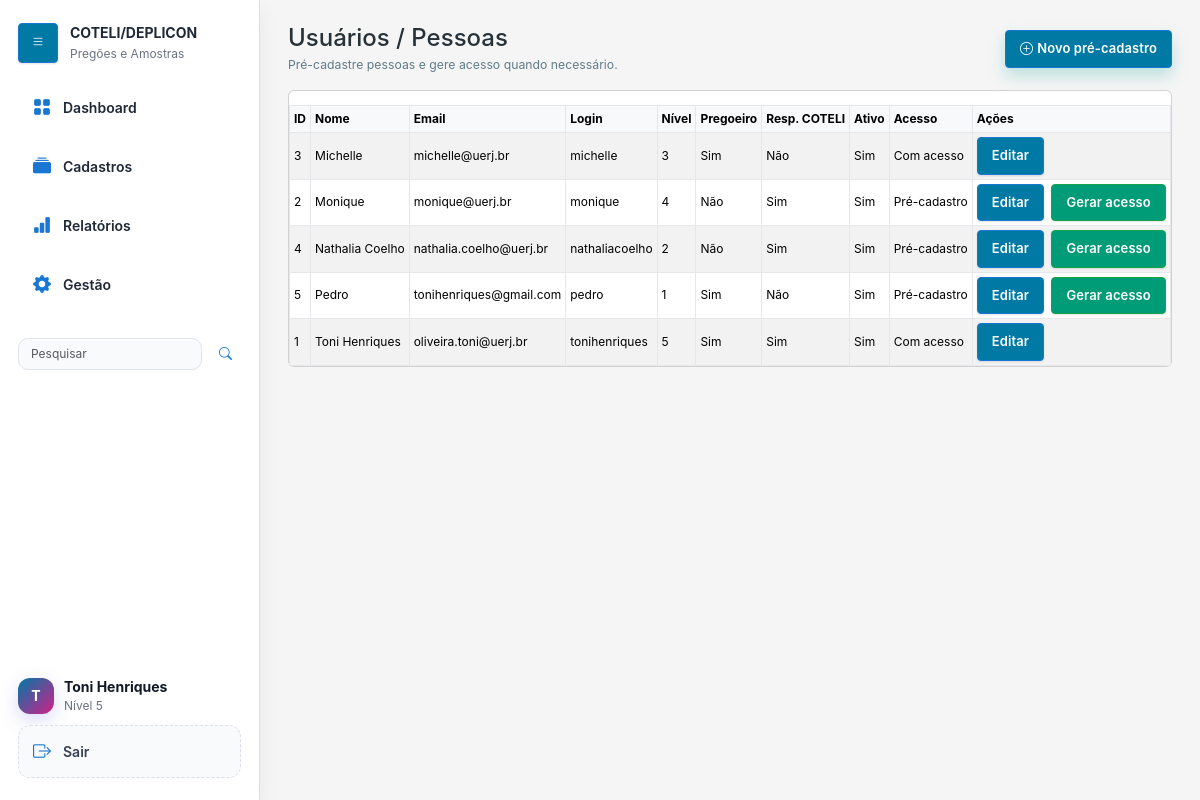
/usuarios (signed in), run on the app's committed database.
### tables this page shows
CREATE TABLE IF NOT EXISTS usuarios (
    id_usuarios INT AUTO_INCREMENT PRIMARY KEY,
    nome_completo VARCHAR(150) NOT NULL,
    login_usuario VARCHAR(60) NULL UNIQUE,
    email_usuario VARCHAR(150) NOT NULL UNIQUE,
    senha_hash VARCHAR(255) NULL,
    nivel_acesso TINYINT NULL CHECK (nivel_acesso BETWEEN 1 AND 5),
    is_pregoeiro TINYINT(1) NOT NULL DEFAULT 0,
    is_responsavel_coteli TINYINT(1) NOT NULL DEFAULT 0,
    ativo_usuario TINYINT(1) NOT NULL DEFAULT 1,
    trocar_senha TINYINT(1) NOT NULL DEFAULT 0,
    criado_em TIMESTAMP DEFAULT CURRENT_TIMESTAMP,
    atualizado_em TIMESTAMP DEFAULT CURRENT_TIMESTAMP ON UPDATE CURRENT_TIMESTAMP
);

### app/Core/BaseController.php (called while the page is built, shortened)
<?php
class BaseController
{
    protected string $layout = __DIR__ . '/../Views/layouts/main.php';
    protected function render(string $view, array $data = []): void
    {
        $viewFile = __DIR__ . '/../Views/' . $view . '.php';
        extract($data);
        include $viewFile;
        $content = ob_get_clean();
        include $this->layout;
    }
}

### app/Controllers/UsuariosController.php (called while the page is built, shortened)
<?php
class UsuariosController extends BaseController
{
    public function index(): void
    {
        $model = new UserModel();
        $usuarios = $model->listAll();
        $this->render('usuarios/index', [
            'pageTitle' => 'Usuários',
            'usuarios' => $usuarios,
        ]);
    }
}

### app/Core/Router.php (called while the page is built, shortened)
<?php
class Router
{
    private array $routes;
    public function __construct(array $routes)
    {
        $this->routes = $routes;
    }
    public function dispatch(string $uri): void
    {
        $path = '/' . ltrim($uri, '/');
        $path = rtrim($path, '/') ?: '/';
        [$controllerClass, $action] = $this->routes[$path];
        $controller = new $controllerClass();
        $controller->{$action}();
    }
}

### index.php (called while the page is built, shortened)
<?php
require BASE_PATH . '/config/app.php';
spl_autoload_register(function (string $class): void {
    $prefix = 'App\\';
    $baseDir = BASE_PATH . '/app/';
    if (str_starts_with($class, $prefix)) {
        $relativeClass = substr($class, strlen($prefix));
        $file = $baseDir . str_replace('\\', '/', $relativeClass) . '.php';
    }
});
$routes = require BASE_PATH . '/config/routes.php';
$requestUri = $_SERVER['REQUEST_URI'] ?? '/';
$uriPath = parse_url($requestUri, PHP_URL_PATH) ?? '/';
$uri = rtrim($uriPath, '/') ?: '/';
$router = new App\Core\Router($routes);
$router->dispatch($uri);

### config/app.php (called while the page is built, shortened)
<?php
function url(string $path = ''): string
{
    $path = '/' . ltrim($path, '/');
    return BASE_URL . $path;
}
function asset(string $path = ''): string
{
    $path = '/' . ltrim($path, '/');
    return BASE_URL . $path;
}

### config/database.php (called while the page is built)
<?php
return [
    'driver'   => 'mysql',
    'host'     => 'localhost',
    'database' => 'coteli',
    'username' => 'root',
    'password' => '',
    'charset'  => 'utf8mb4',
    'collation'=> 'utf8mb4_unicode_ci',
    'options'  => [
        PDO::ATTR_ERRMODE => PDO::ERRMODE_EXCEPTION,
        PDO::ATTR_DEFAULT_FETCH_MODE => PDO::FETCH_ASSOC,
    ],
];

### app/Core/BaseModel.php (called while the page is built, shortened)
<?php
class BaseModel
{
    public function __construct()
    {
        $config = require BASE_PATH . '/config/database.php';
        $dsn = sprintf(
            '%s:host=%s;dbname=%s;charset=%s',
            $config['driver'],
            $config['host'],
            $config['database'],
            $config['charset']
        );
        try {
            $this->db = new PDO(
                $dsn,
                $config['username'],
                $config['password'],
                $config['options']
            );
        } catch (PDOException $e) {
            exit('Erro ao conectar ao banco: ' . $e->getMessage());
        }
    }
}

### app/Models/UserModel.php (called while the page is built, shortened)
<?php
class UserModel extends BaseModel
{
    public function listAll(): array
    {
        $sql = <<<SQL
            SELECT
                id_usuarios,
                nome_completo,
                login_usuario AS login,
                email_usuario AS email,
                senha_hash,
                nivel_acesso,
                is_pregoeiro,
                is_responsavel_coteli,
                ativo_usuario AS ativo,
                trocar_senha,
                criado_em,
                atualizado_em
            FROM usuarios
            ORDER BY nome_completo
        SQL;
        $stmt = $this->db->query($sql);
        return $stmt->fetchAll(PDO::FETCH_ASSOC) ?: [];
    }
}

### app/Core/Auth.php (called while the page is built, shortened)
<?php
class Auth
{
    public static function user(): ?array
    {
        return $_SESSION['user'] ?? null;
    }
}

### app/Views/usuarios/index.php (the view, shortened to what this page needs)
<div class="d-flex align-items-center mb-3">
    <div>
        <h1 class="h4 mb-0">Usuários / Pessoas</h1>
        <small class="text-muted">Pré-cadastre pessoas e gere acesso quando necessário.</small>
    </div>
    <div class="ms-auto">
        <a href="<?= url('usuarios/novo') ?>" class="btn btn-primary"><i class="bi bi-plus-circle me-1"></i>Novo pré-cadastro</a>
    </div>
</div>
<div class="card">
    <div class="table-responsive">
        <table class="table table-sm table-striped align-middle mb-0">
            <thead class="table-light">
                <tr>
                    <th>ID</th>
                    <th>Nome</th>
                    <th>Email</th>
                    <th>Login</th>
                    <th>Nível</th>
                    <th>Pregoeiro</th>
                    <th>Resp. COTELI</th>
                    <th>Ativo</th>
                    <th>Acesso</th>
                    <th class="text-nowrap">Ações</th>
                </tr>
            </thead>
            <tbody>
                <?php if (empty($usuarios)): ?>
                    <tr>
                        <td colspan="10" class="text-center text-muted py-4">Nenhum registro encontrado.</td>
                    </tr>
                <?php else: ?>
                    <?php foreach ($usuarios as $u): ?>
                        <tr>
                            <td><?= (int)$u['id_usuarios'] ?></td>
                            <td><?= htmlspecialchars((string)$u['nome_completo']) ?></td>
                            <td><?= htmlspecialchars((string)$u['email']) ?></td>
                            <td><?= htmlspecialchars((string)($u['login'] ?? '')) ?></td>
                            <td><?= htmlspecialchars((string)($u['nivel_acesso'] ?? '')) ?></td>
                            <td><?= !empty($u['is_pregoeiro']) ? 'Sim' : 'Não' ?></td>
                            <td><?= !empty($u['is_responsavel_coteli']) ? 'Sim' : 'Não' ?></td>
                            <td><?= !empty($u['ativo']) ? 'Sim' : 'Não' ?></td>
                            <td><?= !empty($u['senha_hash']) ? 'Com acesso' : 'Pré-cadastro' ?></td>
                            <td class="text-nowrap">
                                <a href="<?= url('usuarios/editar?id=' . (int)$u['id_usuarios']) ?>" class="btn btn-sm btn-outline-secondary">Editar</a>
                                <?php if (empty($u['senha_hash']) || empty($u['login'])): ?>
                                    <a href="<?= url('usuarios/gerar-acesso?id=' . (int)$u['id_usuarios']) ?>" class="btn btn-sm btn-success ms-1">Gerar acesso</a>
                                <?php endif; ?>
                            </td>
                        </tr>
                    <?php endforeach; ?>
                <?php endif; ?>
            </tbody>
        </table>
    </div>
</div>

### app/Views/layouts/main.php (shortened to what this page needs)
<?php
$currentUser = Auth::user();
?>
<!doctype html>
<html lang="pt-BR">
<head>
    <link href="https://cdn.jsdelivr.net/npm/bootstrap@5.3.3/dist/css/bootstrap.min.css" rel="stylesheet">
    <link rel="stylesheet" href="https://cdn.jsdelivr.net/npm/bootstrap-icons@1.11.3/font/bootstrap-icons.css">
    <link rel="stylesheet" href="<?= asset('assets/css/main.css') ?>">
</head>
<body class="app-body">
    <div class="app-shell">
        <aside class="sidebar" aria-label="Navegação principal">
            <div class="sidebar-brand">
                <button class="btn sidebar-toggle brand-toggle" id="sidebarToggle" type="button" aria-label="Alternar menu lateral">
                    <i class="bi bi-list"></i>
                </button>
                <a href="<?= url('') ?>" class="brand-link">
                    <div class="brand-text">
                        <span class="brand-title">COTELI/DEPLICON</span>
                        <span class="brand-sub">Pregões e Amostras</span>
                    </div>
                </a>
            </div>
            <nav class="sidebar-nav">
                <a class="nav-item" href="<?= url('') ?>">
                    <i class="bi bi-grid-fill"></i>
                    <span>Dashboard</span>
                </a>
                <a class="nav-item" href="<?= url('cadastros') ?>">
                    <i class="bi bi-collection-fill"></i>
                    <span>Cadastros</span>
                </a>
                <a class="nav-item" href="<?= url('relatorios') ?>">
                    <i class="bi bi-bar-chart-fill"></i>
                    <span>Relatórios</span>
                </a>
                <a class="nav-item" href="<?= url('usuarios') ?>">
                    <i class="bi bi-gear-fill"></i>
                    <span>Gestão</span>
                </a>
            </nav>
            <form class="sidebar-search" action="<?= url('') ?>" method="get">
                <input id="searchTermSidebar" type="search" name="q" class="form-control" placeholder="Pesquisar">
                <button class="btn btn-icon" type="submit" aria-label="Buscar">
                    <i class="bi bi-search"></i>
                </button>
            </form>
            <div class="sidebar-footer">
                <?php if ($currentUser): ?>
                    <div class="sidebar-user">
                        <div class="avatar-circle" aria-hidden="true">
                            <?= strtoupper(substr(trim((string)($currentUser['nome_completo'] ?? $currentUser['login'] ?? 'U')), 0, 1)) ?>
                        </div>
                        <div class="sidebar-user-info">
                            <div class="sidebar-user-name"><?= htmlspecialchars($currentUser['nome_completo'] ?? $currentUser['login'] ?? 'Usuário') ?></div>
                            <div class="sidebar-user-meta">Nível <?= htmlspecialchars((string)($currentUser['nivel_acesso'] ?? '?')) ?></div>
                        </div>
                    </div>
                    <a href="<?= url('logout') ?>" class="nav-item nav-item-ghost">
                        <i class="bi bi-box-arrow-right"></i>
                        <span>Sair</span>
                    </a>
                <?php endif; ?>
            </div>
        </aside>
        <div class="main-pane">
            <main class="content-shell">
                <div class="conteudo">
                    <?= $content ?? '' ?>
                </div>
            </main>
        </div>
    </div>
</body>
</html>

### data on the page
usuarios: nome_completo "T", nome_completo "Toni Henriques", nivel_acesso "5", id_usuarios "1", email_usuario "oliveira.toni@uerj.br", login_usuario "tonihenriques", is_pregoeiro "Sim", is_responsavel_coteli "Sim", ativo_usuario "Sim", shows "Com acesso"
usuarios: id_usuarios "3", nome_completo "Michelle", email_usuario "michelle@uerj.br", login_usuario "michelle", nivel_acesso "3", is_pregoeiro "Sim", is_responsavel_coteli "Não", ativo_usuario "Sim", shows "Com acesso"
usuarios: id_usuarios "2", nome_completo "Monique", email_usuario "monique@uerj.br", login_usuario "monique", nivel_acesso "4", is_pregoeiro "Não", is_responsavel_coteli "Sim", ativo_usuario "Sim", senha_hash "Pré-cadastro"
usuarios: id_usuarios "4", nome_completo "Nathalia Coelho", email_usuario "nathalia.coelho@uerj.br", login_usuario "nathaliacoelho", nivel_acesso "2", is_pregoeiro "Não", is_responsavel_coteli "Sim", ativo_usuario "Sim", senha_hash "Pré-cadastro"
usuarios: id_usuarios "5", nome_completo "Pedro", email_usuario "tonihenriques@gmail.com", login_usuario "pedro", nivel_acesso "1", is_pregoeiro "Sim", is_responsavel_coteli "Não", ativo_usuario "Sim", senha_hash "Pré-cadastro"
